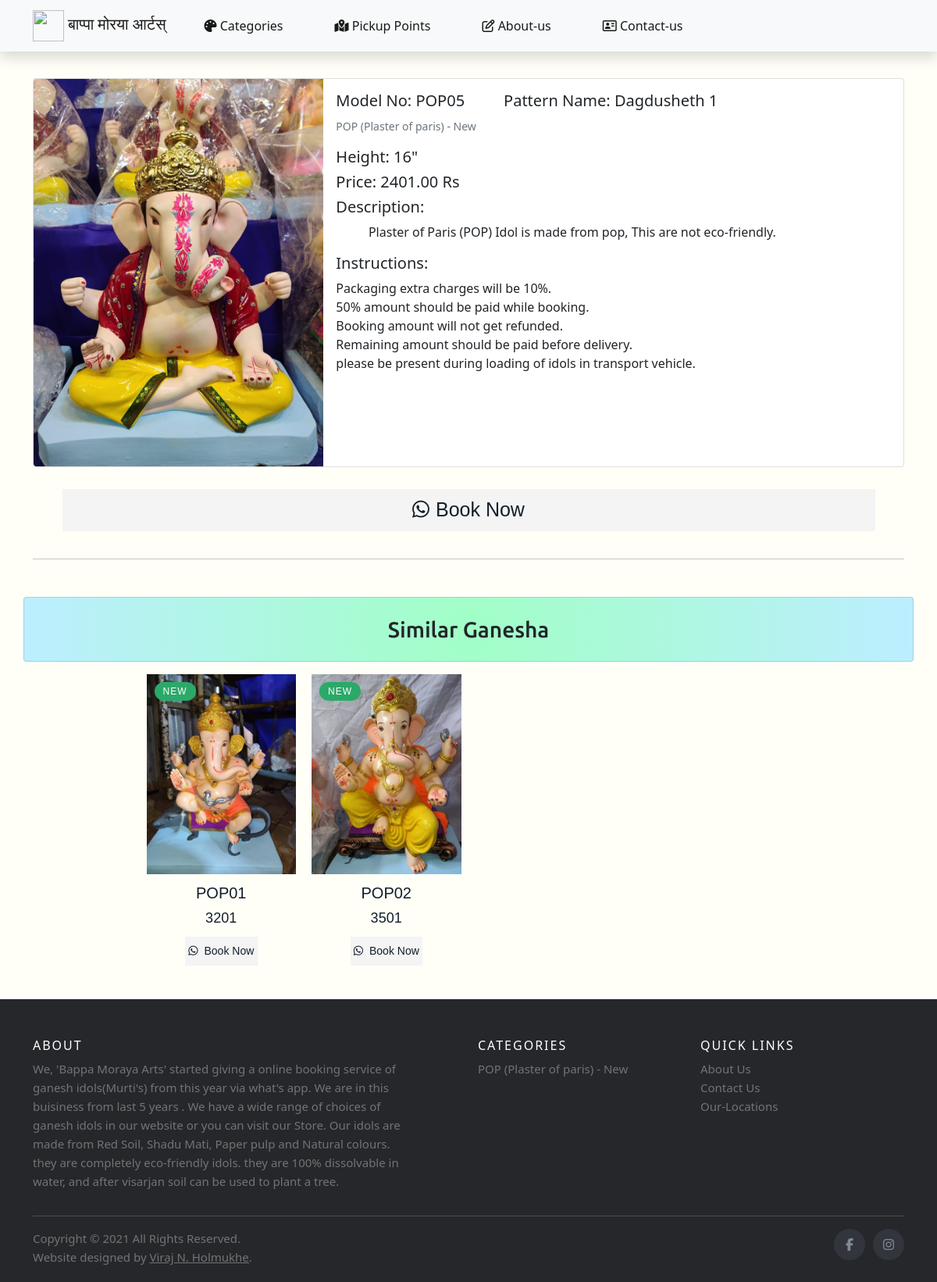
Page /view_idol/85 on the committed database.
### AdminApp/models.py (models this page shows, shortened)
class Idol(models.Model):
    model_no = models.CharField(max_length=20)
    model_name = models.CharField(max_length=20,blank=True)
    height = models.CharField(max_length=20)
    featured = models.CharField(max_length=20,blank=True)
    price = models.CharField(max_length=100,blank=True)
    image1 = models.ImageField(upload_to="Images1")
    image2 = models.ImageField(upload_to="Images2",blank=True)
    image3 = models.ImageField(upload_to="Images3",blank=True)
    category = models.ForeignKey(Categories,on_delete=models.CASCADE)
    class Meta:
        db_table="Idols"

class Categories(models.Model):
    name = CharField(max_length=100)
    description = TextField(max_length=1000,blank=True)
    description_min = TextField(max_length=1000,blank=True)
    image = models.ImageField(upload_to="Images0",blank=True,default=0)
    class Meta:
        db_table = "Types_of_idols"\

### UserApp/views.py (the view)
# urls.py: path('view_idol/<pid>',views.showIdol),
def showIdol(request,pid):
    cats = Categories.objects.filter(id=6)
    idol = Idol.objects.get(id=pid)
    cat_id = idol.category_id
    idols = Idol.objects.filter(category_id=cat_id)
    return render(request,"UserApp/view_idol.html",{"idols":idols,"idol":idol,"cats":cats})

### templates/UserApp/view_idol.html (shortened to what this page needs)
{% extends 'UserApp/index.html' %}
{% load static %}
{% block Content %}
<link rel="stylesheet" type="text/css" href="{% static 'css/showidol.css' %}">
<link rel="stylesheet" href="https://cdnjs.cloudflare.com/ajax/libs/OwlCarousel2/2.3.4/assets/owl.carousel.min.css">
<div class="container">
    <div class="card mb-3">
        <div class="row g-0">
          <div class="col-md-4">
            <img src="{{idol.image1.url}}" class="img-fluid rounded-start" alt="#">
          </div>
          <div class="col-md-8">
            <div class="card-body">
                <div class="name" style="display: flex;">
                    <h5 class="card-title" style="margin-right: 50px;">Model No: {{idol.model_no}}</h5>
                    <h5 class="card-title">Pattern Name: {{idol.model_name}}</h5>
                </div>
                <p class="card-text"><small class="text-muted">{{idol.category.name}}</small></p>
                <h5 class="card-text">Height: {{idol.height}}</h5>
                <h5 class="card-text">Price: {{idol.price}}.00 Rs</h5>
                <h5 class="card-text">Description: </h5>
                <p class="card-text">&nbsp; &nbsp; &nbsp; &nbsp; &nbsp; {{idol.category.description}}</p>
                <h5 class="card-text">Instructions: </h5>
                <p class="card-text">Packaging extra charges will be 10%.<br>50% amount should be paid while booking.<br>Booking amount will not get refunded.<br>Remaining amount should be paid before delivery.<br>please be present during loading of idols in transport vehicle.</p>
            </div>
          </div>
        </div>
    </div>
    <div class="row" style="text-align: center;">
        <div class="product-grid">
            <div class="product-content">
                <div class="product-button-group">
                    <a class="add-to-cart" style="font-size: 25px;" href="https://wa.me/%2B917798589100?text=Hi.%20I'm%20interested%20in%20this%20Ganesh%20Murti%20--%20Model%20No:%20{{idol.model_no}}%20--Link:%20www.bappamorayaarts.com/view_idol/{{idol.id}}" target="_blank" rel="noopener"><i class="fa fa-whatsapp"></i>Book Now</a>
                </div>
            </div>
        </div>
    </div>
    <hr>
</div>
<div class="container card mt-5 mb-3 heading_bar">
    <div class="container-fluid" style="display: flex; justify-content: space-evenly;">
      <h3 class="mt-4 mb-4" style="text-align: center;">Similar Ganesha</h3>
    </div>
</div>
<div class="container">
    <div class="row">
        <div class="col-md-1">
        </div>
        <div class="col-md-10">
            <div class="owl-carousel owl-theme">
                {% for idols in idols %}
                <div class="product-grid">
                    <div class="product-image">
                        <a href="/view_idol/{{idols.id}}" class="image">
                            <img class="pic-1" src="{{idols.image1.url}}">
                        </a>
                        <span class="product-sale-label">NEW</span>
                    </div>
                    <div class="product-content">
                        <h3 class="title">{{idols.model_no}}</h3>
                        <div class="price">{{idols.price}}</div>
                        <div class="product-button-group">
                            <a class="add-to-cart" href="https://wa.me/%2B917798589100?text=Hi.%20I'm%20interested%20in%20this%20Ganesh%20Murti%20--%20Model%20No:%20{{idol.model_no}}%20--Link:%20www.bappamorayaarts.com/view_idol/{{idol.id}}" target="_blank" rel="noopener"><i class="fa fa-whatsapp"></i>Book Now</a>
                        </div>
                    </div>
                </div>
                {% endfor %}
            </div>
        </div>
        <div class="col-md-1">
        </div>
    </div>
</div>
{% endblock %}

### templates/UserApp/index.html (shortened to what this page needs)
{% load static %}
<!DOCTYPE html>
<html lang="en">
<head>
    <link href="https://cdn.jsdelivr.net/npm/bootstrap@5.1.0/dist/css/bootstrap.min.css" rel="stylesheet">
    <link rel="stylesheet" type="text/css" href="{% static 'css/index.css' %}">
</head>
<body>
<div class="container">
<nav class="navbar navbar-expand-lg fixed-top navbar-dark">
    <div class="container">
      <a class="navbar-brand" style="font-family: 'Amita', cursive; " href="/"><img src="{% static 'Images/bmalogo_wos.png' %}" alt="" height="40" width="40"> बाप्पा मोरया आर्टस्</a>
      <div class="collapse navbar-collapse" id="navbarTogglerDemo03">
        <ul class="navbar-nav me-auto mb-2 mb-lg-0 ">
          <li class="nav-item">
            <a class="nav-link active" href="/#categories"><i class="fas fa-palette"></i> Categories</a>
          </li>
          <li class="nav-item">
            <a class="nav-link active " href="/#locations"><i class="fas fa-map-marked-alt"></i> Pickup Points</a>
          </li>
          <li class="nav-item">
            <a class="nav-link active" href="/#about_us"><i class="far fa-edit"></i> About-us</a>
          </li>
          <li class="nav-item">
            <a class="nav-link active" href="/#conatact_us"><i class="far fa-address-card"></i> Contact-us</a>
          </li>
        </ul>
      </div>
    </div>
</nav>
</div>
{% block Content %}
{% endblock %}
<footer class="site-footer">
  <div class="container">
    <div class="row">
      <div class="col-sm-12 col-md-6" >
        <h6>About</h6>
          <p class="text-justify" style="padding-right: 60px;">    We, 'Bappa Moraya Arts' started giving a online booking service of ganesh idols(Murti's)  from this year via what's app. We are in this buisiness from last 5 years .
          We have a wide range of choices of ganesh idols in our website or you can visit our Store.
          Our idols are made from Red Soil, Shadu Mati, Paper pulp and Natural colours. they are completely eco-friendly idols. they are 100% dissolvable in water, and after visarjan soil can be used to plant a tree.</p>
      </div>
      <div class="col-xs-6 col-md-3">
        <h6>Categories</h6>
        <ul class="footer-links">
          {% for cat in cats %}
          <li><a href="/categories_list/{{cat.id}}">{{cat.name}}</a></li>
          {% endfor %}
        </ul>
      </div>
      <div class="col-xs-6 col-md-3">
        <h6>Quick Links</h6>
        <ul class="footer-links">
          <li><a href="/#about_us">About Us</a></li>
          <li><a href="/#conatact_us">Contact Us</a></li>
          <li><a href="/#locations">Our-Locations</a></li>
        </ul>
      </div>
    </div>
    <hr>
  </div>
  <div class="container">
    <div class="row">
      <div class="col-md-8 col-sm-6 col-xs-12">
        <p class="copyright-text">Copyright &copy; 2021 All Rights Reserved.</p>
        <p class="copyright-text" >Website designed by
          <a href="https://virajholmukhe.pythonanywhere.com/" target="_blank" style="text-decoration: underline;" >Viraj N. Holmukhe</a>.
        </p>
      </div>
      <div class="col-md-4 col-sm-6 col-xs-12">
        <ul class="social-icons">
          <li><a class="facebook" href="https://www.facebook.com/watch/ashishpote9100/" target="_blank"><i class="fa fa-facebook"></i></a></li>
          <li><a class="twitter" href="https://www.instagram.com/bappamorayaarts/" target="_blank"><i class="fa fa-instagram"></i></a></li>
        </ul>
      </div>
    </div>
  </div>
</footer>
</body>
</html>

### static/css/index.css (style rules this page uses)
body { background-color: rgb(255, 255, 248); }
.nav-item { margin-left: 25px; margin-right: 25px; }
a { text-decoration: none; }
.site-footer { background-color:#26272b; padding:45px 0 20px; font-size:15px; line-height:24px; color:#737373; }
.site-footer hr { border-top-color:#bbb; opacity:0.5 }
.site-footer h6 { color:#fff; font-size:16px; text-transform:uppercase; margin-top:5px; letter-spacing:2px }
.site-footer a { color:#737373; }
.footer-links { padding-left:0; list-style:none }
.footer-links li { display:block }
.footer-links a { color:#737373 }
.site-footer .social-icons { text-align:right }
.site-footer .social-icons a { width:40px; height:40px; line-height:40px; margin-left:6px; margin-right:0; border-radius:100%; background-color:#33353d }
.copyright-text { margin:0 }
.social-icons { padding-left:0; margin-bottom:0; list-style:none }
.social-icons li { display:inline-block; margin-bottom:4px }
.social-icons a { background-color:#eceeef; color:#818a91; font-size:16px; display:inline-block; line-height:44px; width:44px; height:44px; text-align:center; margin-right:8px; border-radius:100%; -webkit-transition:all .2s linear; -o-transition:all .2s linear; transition:all .2s linear }

### static/css/showidol.css (style rules this page uses)
:root { --main-color1: #eb4d4b; --text-color: #131e2c; }
.heading_bar { background: rgb(161,255,198); background: radial-gradient(circle, rgba(161,255,198,1) 0%, rgba(188,238,255,1) 100%); font-family: 'Ubuntu', sans-serif; }
.product-grid { font-family: 'Oswald', sans-serif; text-align: center; }
.img-fluid { max-width: 100%; height: auto; }
.product-grid .product-image { position: relative; }
.product-grid .product-image a.image { display: block; }
.product-grid .product-image img { width: 100%; height: auto; }
.product-image .pic-1 { opacity: 1; backface-visibility: hidden; transition: all 0.3s ease-in-out; }
.product-grid .product-sale-label, .product-grid .product-discount-label { color: #fff; background: #da5555; font-size: 12px; letter-spacing: 1px; line-height: 14px; padding: 5px 11px; border-radius: 12px; position: absolute; top: 10px; right: 10px; transition: all 0.4s ease; }
.product-grid .product-sale-label { background: #2ba968; text-transform: uppercase; left: 10px; right: auto; }
.product-grid .product-content { padding: 12px; }
.product-grid { padding: 0; margin: 0 0 7px; list-style: none; }
.product-grid .title { color: var(--text-color); font-size: 20px; text-transform: capitalize; margin: 0 0 7px; }
.product-grid .price { color: var(--text-color); font-size: 18px; letter-spacing: 0.005em; margin-bottom: 10px; }
.product-grid .product-button-group { position: relative; z-index: 1; }
.product-grid .add-to-cart { color: var(--text-color); background: #f4f4f4; font-size: 14px; width: calc(100% - 75px); padding: 8px 3px; margin: 0 auto; display: inline-block; text-decoration: none; transition: all 0.25s ease 0s; }
.product-grid .add-to-cart i { margin-right: 8px; transition: all 0.25s ease 0s; }
.card { margin-top: 100px; }

### rows in the picture
Idol: image1 (picture), model_no "POP05", model_name "Dagdusheth 1", category.name "POP (Plaster of paris) - New", height "16\"", price "2401", category.description "Plaster of Paris (POP) Idol is made from pop, This are not eco-friendly."
Idol: image1 (picture), model_no "POP01", price "3201"
Idol: image1 (picture), model_no "POP02", price "3501"
Idol: image1 (picture)
Idol: image1 (picture)
Idol: image1 (picture)
Categories: name "POP (Plaster of paris) - New"
